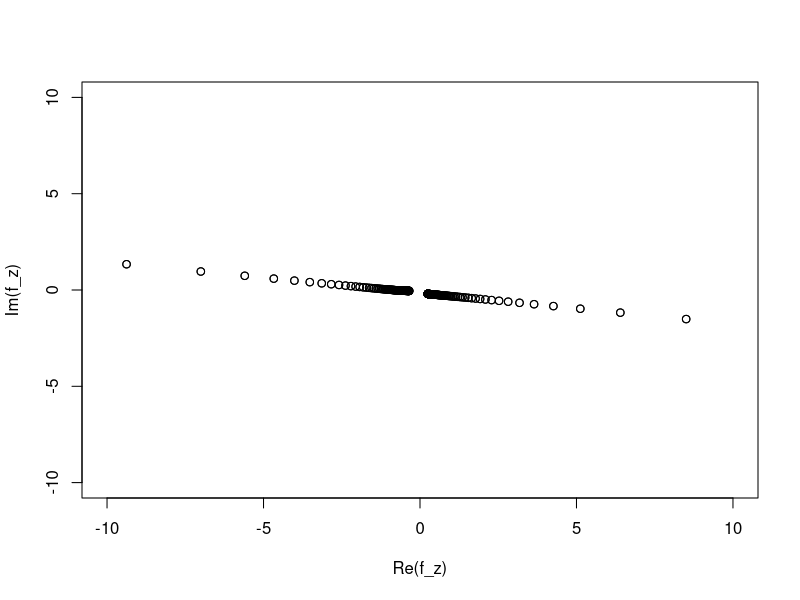

Recreate this plot in R.
rm(list=ls())
z = seq(-2,2, 0.01)

a = 22.86
b = 10.16
d = 10
eps_r = 5-2i

#f_z = k2*tan(k1 * d) +k1*tan(k2(a-d))
# k1 = k0 * square(z^2 + eps)
# k2 = k0 * square(z^2 + 1)
# k0 = 2*pi*f/c
f = 4e6
c = 3e8
k0 = 2*pi*f/c
k1 = k0 * sqrt(z^2+eps_r)
k2 = k0 * sqrt(z^2 + 1)

delta_r = 0.1

f_z = k2*tan(k1*d) + k1*tan(k2*(a-d))

plot(f_z, xlim=c(-10, 10), ylim=c(-10,10))
#plot(Im(f_z))
#plot(Re(f_z))
